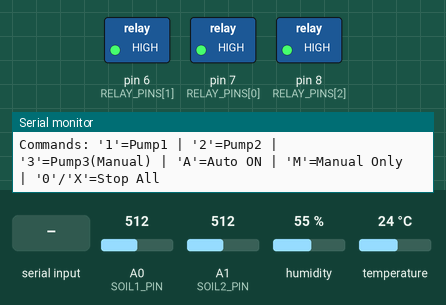
Recording of a sketch running on a simulated Arduino Uno, built with avr-gcc and run on an emulated ATmega328P. Parts: switched loads named in the sketch (green lamp = pin HIGH), the last lines printed to the serial monitor. The test bench sets the inputs (shaded band); at power-on: A0 (SOIL1_PIN) = 512, A1 (SOIL2_PIN) = 512, humidity 55 %, temperature 24 °C.

Above: at 1.3 s.
1.4 s: A0 (SOIL1_PIN) set to 594
11.5 s: A0 (SOIL1_PIN) set to 616
At 16.2 s:
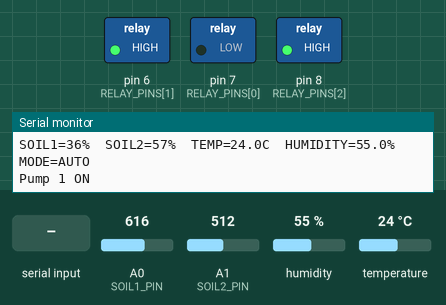
19.5 s: A1 (SOIL2_PIN) set to 586
31.5 s: A1 (SOIL2_PIN) set to 611
At 35.4 s:
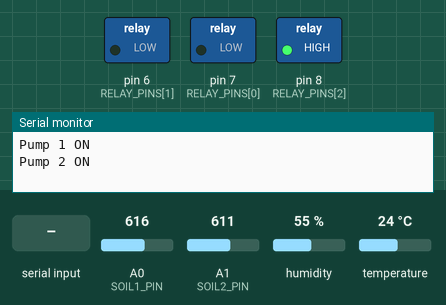
39.5 s: "3\n" received over Serial
At 40.9 s:
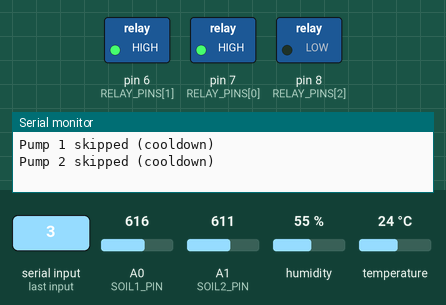
44.0 s: byte 49 ('1') received over Serial
At 47.8 s:
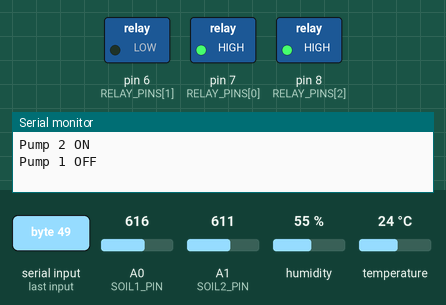
Timing chart, 0 to 48.5 s (numbered marks = the images above; inputs shaded):
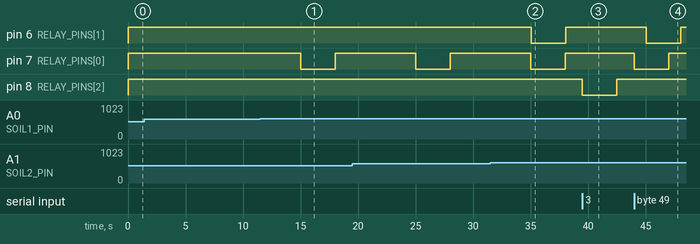

Measured:
- the behaviour switches between 600 and 601 on A0 (SOIL1_PIN) (found by bisection; images 0 and 1)
- the behaviour switches between 600 and 601 on A1 (SOIL2_PIN) (found by bisection; images 1 and 2)
- after the input at 11.5 s, pin 7 (RELAY_PINS[0]): HIGH → LOW after 3.5 s, → HIGH 3.0 s later
- after the input at 31.5 s, pin 6 (RELAY_PINS[1]): HIGH → LOW after 3.5 s, → HIGH 3.0 s later
- after the input at 39.5 s, pin 8 (RELAY_PINS[2]): HIGH → LOW at once, → HIGH 3.0 s later

The sketch:

SmartPlantationArduinoCode.ino
```cpp
#include <DHT.h>

// ---------- Pin Definitions ----------
#define SOIL1_PIN    A0     // Field 1 Soil Moisture Sensor
#define SOIL2_PIN    A1     // Field 2 Soil Moisture Sensor
#define DHT_PIN      4      // DHT11 Ambient Temperature & Humidity Sensor
#define DHTTYPE      DHT11

const uint8_t NUM_PUMPS = 3;
// Index 0 = Pump 1 (D7), Index 1 = Pump 2 (D6), Index 2 = Pump 3 (D8 - Manual Only)
const uint8_t RELAY_PINS[NUM_PUMPS] = {7, 6, 8};

DHT dht(DHT_PIN, DHTTYPE);

// ---------- Calibration Parameters ----------
const int DRY_VALUE          = 800; // Raw ADC reading in dry soil (0%)
const int WET_VALUE          = 300; // Raw ADC reading in saturated soil (100%)
const int MOISTURE_THRESHOLD = 40;  // Auto-irrigation threshold percentage (40%)

// ---------- Mode Control ----------
// true = Auto (Pumps 1 & 2) + Manual | false = Manual-Only for all pumps
bool autoModeEnabled = true;

// ---------- Active-LOW Relay Logic ----------
const bool RELAY_ACTIVE_LOW  = true;
const uint8_t RELAY_ON       = RELAY_ACTIVE_LOW ? LOW  : HIGH;
const uint8_t RELAY_OFF      = RELAY_ACTIVE_LOW ? HIGH : LOW;

// ---------- Non-Blocking Timing (milliseconds) ----------
const unsigned long CHECK_INTERVAL = 5000; // 5s telemetry & sensor check cycle
const unsigned long PUMP_RUN_TIME  = 3000; // 3s active pump pulse duration
const unsigned long PUMP_COOLDOWN  = 3000; // 3s safety cooldown between pulses

// ---------- Pump State Variables ----------
bool          pumpRunning[NUM_PUMPS]   = {false, false, false};
unsigned long pumpStartTime[NUM_PUMPS] = {0, 0, 0};
unsigned long pumpLastEnd[NUM_PUMPS]   = {0, 0, 0};

unsigned long lastCheck = 0;

// ==============================================================================
// HARDWARE INITIALIZATION
// ==============================================================================
void setup() {
  Serial.begin(9600);

  // Anti-Glitch: write OFF state before setting pinMode to OUTPUT
  // Prevents active-LOW relays from momentary click/trigger on power up
  for (uint8_t i = 0; i < NUM_PUMPS; i++) {
    digitalWrite(RELAY_PINS[i], RELAY_OFF);
    pinMode(RELAY_PINS[i], OUTPUT);
  }

  dht.begin();

  Serial.println(F("Smart gardening system starting..."));
  Serial.println(F("Pumps: Pump 1(D7 auto/man), Pump 2(D6 auto/man), Pump 3(D8 MANUAL ONLY)"));
  Serial.println(F("Commands: '1'=Pump1 | '2'=Pump2 | '3'=Pump3(Manual) | 'A'=Auto ON | 'M'=Manual Only | '0'/'X'=Stop All"));
}

// ==============================================================================
// SENSOR READING & ADC FILTER
// ==============================================================================
int readAnalogFiltered(uint8_t pin) {
  analogRead(pin);       // Dummy read to charge sample capacitor
  delayMicroseconds(20); // Settling pause
  int r1 = analogRead(pin);
  int r2 = analogRead(pin);
  return (r1 + r2) / 2;  // 2-sample average
}

int readMoisturePercent(uint8_t pin) {
  int raw = readAnalogFiltered(pin);
  return constrain(map(raw, DRY_VALUE, WET_VALUE, 0, 100), 0, 100);
}

// ==============================================================================
// PUMP ACTUATION & TIMING CONTROLS
// ==============================================================================
bool startPump(uint8_t i) {
  if (i >= NUM_PUMPS) return false;
  unsigned long now = millis();

  if (pumpRunning[i]) return false; // Already running

  if (pumpLastEnd[i] != 0 && (now - pumpLastEnd[i] < PUMP_COOLDOWN)) {
    Serial.print(F("Pump "));
    Serial.print(i + 1);
    Serial.println(F(" skipped (cooldown)"));
    return false;
  }

  pumpRunning[i]   = true;
  pumpStartTime[i] = now;
  digitalWrite(RELAY_PINS[i], RELAY_ON);

  Serial.print(F("Pump "));
  Serial.print(i + 1);
  Serial.println(F(" ON"));
  return true;
}

void updatePump(uint8_t i) {
  if (pumpRunning[i] && (millis() - pumpStartTime[i] >= PUMP_RUN_TIME)) {
    digitalWrite(RELAY_PINS[i], RELAY_OFF);
    pumpRunning[i] = false;
    pumpLastEnd[i] = millis();

    Serial.print(F("Pump "));
    Serial.print(i + 1);
    Serial.println(F(" OFF"));
  }
}

void stopAllPumps() {
  unsigned long now = millis();
  for (uint8_t i = 0; i < NUM_PUMPS; i++) {
    digitalWrite(RELAY_PINS[i], RELAY_OFF);
    pumpRunning[i] = false;
    pumpLastEnd[i] = now;
  }
  Serial.println(F("All pumps shut OFF immediately."));
}

// ==============================================================================
// TELEMETRY TRANSMISSION & AUTOMATIC EVALUATION
// ==============================================================================
void checkSensorsAndAutomate() {
  int soil1 = readMoisturePercent(SOIL1_PIN);
  int soil2 = readMoisturePercent(SOIL2_PIN);
  float temp = dht.readTemperature();
  float hum  = dht.readHumidity();
  bool dhtOk = !isnan(temp) && !isnan(hum);

  // PlantoPRO telemetry stream format
  Serial.print(F("SOIL1="));
  Serial.print(soil1);
  Serial.print(F("%  SOIL2="));
  Serial.print(soil2);
  Serial.print(F("%  TEMP="));
  if (dhtOk) Serial.print(temp, 1); else Serial.print(F("ERR"));
  Serial.print(F("C  HUMIDITY="));
  if (dhtOk) Serial.print(hum, 1); else Serial.print(F("ERR"));
  Serial.print(F("%  MODE="));
  Serial.println(autoModeEnabled ? F("AUTO") : F("MANUAL"));

  // Automatic Trigger Logic (only active if autoModeEnabled == true)
  if (autoModeEnabled) {
    // 1. Pump 1: Field 1 auto-pulse when moisture is below 40%
    if (soil1 < MOISTURE_THRESHOLD) {
      startPump(0);
    }

    // 2. Pump 2: Field 2 auto-pulse when moisture is below 40%
    if (soil2 < MOISTURE_THRESHOLD) {
      startPump(1);
    }

    // PUMP 3 IS STRICTLY MANUAL ONLY:
    // Never triggered here automatically.
  }
}

// ==============================================================================
// INBOUND SERIAL COMMAND PARSER (MANUAL COMMANDS)
// ==============================================================================
void processSerialCommands() {
  while (Serial.available() > 0) {
    char cmd = Serial.read();

    // Discard whitespace / line feeds
    if (cmd == '\r' || cmd == '\n' || cmd == ' ') continue;

    switch (cmd) {
      // --- Manual Pump Triggers ---
      case '1':
        Serial.println(F("[MANUAL] Triggering Pump 1"));
        startPump(0);
        break;

      case '2':
        Serial.println(F("[MANUAL] Triggering Pump 2"));
        startPump(1);
        break;

      case '3':
        // Pump 3: Strictly manual override valve
        Serial.println(F("[MANUAL] Triggering Pump 3 (Manual Valve)"));
        startPump(2);
        break;

      // --- Mode Selection for Pumps 1 & 2 ---
      case 'A':
      case 'a':
        autoModeEnabled = true;
        Serial.println(F("[MODE] Automatic Mode ENABLED (Pumps 1 & 2 auto + manual)"));
        break;

      case 'M':
      case 'm':
        autoModeEnabled = false;
        Serial.println(F("[MODE] Manual-Only Mode ENABLED (Auto triggers paused)"));
        break;

      // --- Emergency / Manual Stop ---
      case 'X':
      case 'x':
      case '0':
        Serial.println(F("[COMMAND] Emergency Stop triggered"));
        stopAllPumps();
        break;

      // --- Status Query ---
      case 'S':
      case 's':
      case '?':
        checkSensorsAndAutomate();
        break;

      default:
        break;
    }
  }
}

// ==============================================================================
// MAIN LOOP
// ==============================================================================
void loop() {
  // 1. Instantly process any incoming manual commands ('1', '2', '3', 'A', 'M', 'X')
  processSerialCommands();

  // 2. Service non-blocking 3-second pump duration timers
  for (uint8_t i = 0; i < NUM_PUMPS; i++) {
    updatePump(i);
  }

  // 3. Periodic telemetry and automated soil checks (every 5 seconds)
  if (millis() - lastCheck >= CHECK_INTERVAL) {
    lastCheck = millis();
    checkSensorsAndAutomate();
  }
}
```
